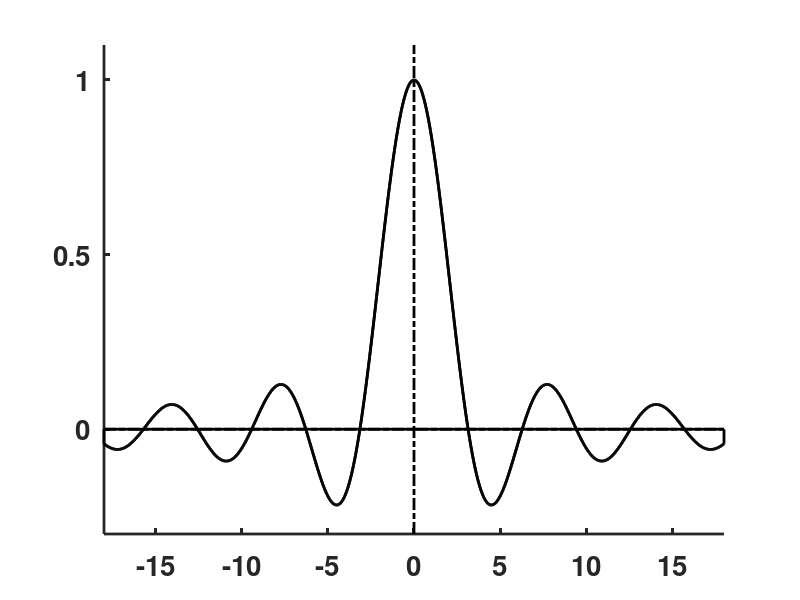

Write MATLAB code to recreate this figure. (Note: this script raises an error after producing the figure.)
clear;  figure('Position',[100 100 600 400],'Color',[1 1 1]); clf;  hold on; 

xy=[-18 18 -0.3 1.1];
xx=linspace(xy(1),xy(2),1000);  yy=sin(xx)./xx;
plot(xx(1:1000),yy(1:1000),'k','LineWidth',2)
set(gca,'LineWidth',2); 
axis(xy); axis manual;
plot([xy(1) xy(2)],[0 0],'k-.','LineWidth',2);
plot([0 0],[xy(3) xy(4)],'k-.','LineWidth',2);
set(gca,'XTick',[-15 -10 -5 0 5 10 15],'YTick',[0 0.5 1],'FontSize',20,'FontWeight','bold');
xh=xx; yh=yy; sp=length(xx);
xh(sp+1)=xy(2); xh(sp+2)=xy(1); xh(sp+3)=xy(1); yh(sp+1)=0; yh(sp+2)=0; yh(sp+3)=yy(sp);
ll=line(xh,yh,'Color','k','LineWidth',2);  
HATCH(ll,45,[0 0 0],'-',5,1); 
